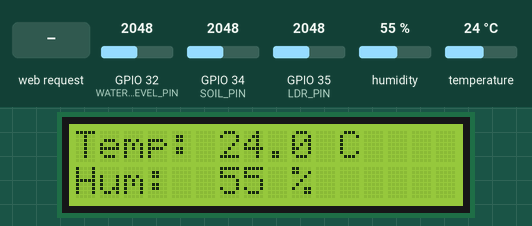
This sketch was run on a simulated ESP32. Parts: 16×2 character LCD. The test bench sets the inputs (shaded band); at power-on: humidity 55 %, GPIO 32 (WATER_LEVEL_PIN) = 2048, GPIO 34 (SOIL_PIN) = 2048, GPIO 35 (LDR_PIN) = 2048, temperature 24 °C. WiFi joins after 1.5 s; servers stay silent unless stated; what the sketch prints to the serial monitor is not drawn.

Above: at 4.8 s.
4.9 s: HTTP request GET /pump/on received
At 7.8 s:
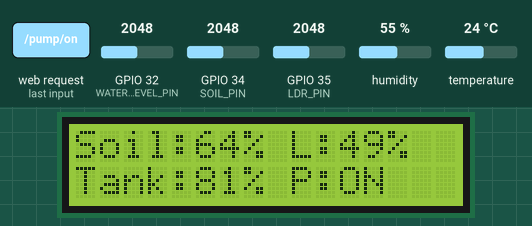
11.1 s: HTTP request GET /pump/off received
At 13.6 s:
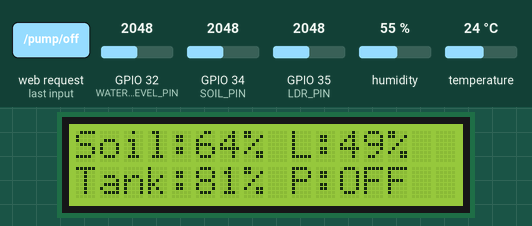
18.7 s: humidity set to 22 %
At 22.8 s:
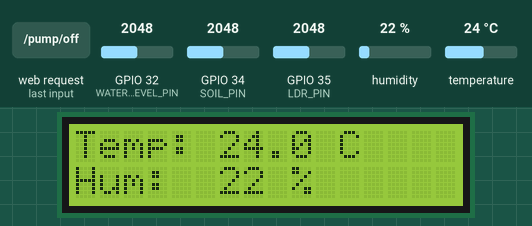
26.1 s: GPIO 32 (WATER_LEVEL_PIN) set to 2540
At 31.2 s:
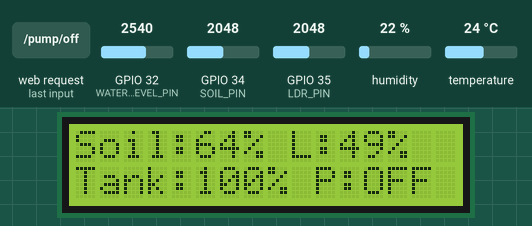
33.7 s: GPIO 34 (SOIL_PIN) set to 2540
At 37.1 s:
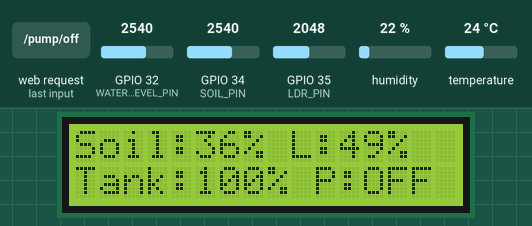
41.1 s: GPIO 35 (LDR_PIN) set to 2540
At 44.1 s:
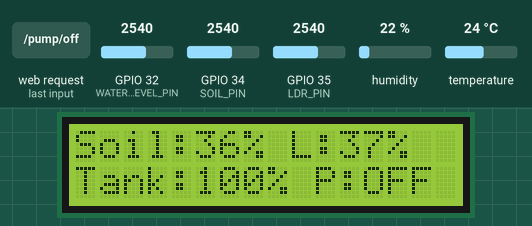
Timing chart, 0 to 45.6 s (numbered marks = the images above; inputs shaded):
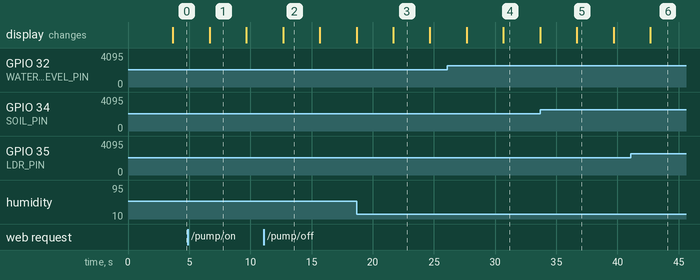

The sketch:

Agri_Smart_Final.ino
```cpp
/* =========================================================================================
 * ESP32 Smart Agriculture - 3.3V/5V Relay Voltage Hack & Dashboard Sync
 * ========================================================================================= */

#include <WiFi.h>
#include <WebServer.h>
#include <DHT.h>
#include <Wire.h>
#include <LiquidCrystal_I2C.h>

const char* ssid     = "TestNet";     // YOUR WIFI NAME
const char* password = "12345678";    // YOUR WIFI PASSWORD

#define SOIL_PIN        34
#define DHTPIN          4
#define DHTTYPE         DHT11
#define LDR_PIN         35
#define WATER_LEVEL_PIN 32
#define RELAY_PIN       26

const int SOIL_DRY_VAL = 3200;
const int SOIL_WET_VAL = 1400;
const int WATER_MIN_VAL = 100;
const int WATER_MAX_VAL = 2500;

DHT dht(DHTPIN, DHTTYPE);
LiquidCrystal_I2C lcd(0x27, 16, 2);
WebServer server(80);

bool pumpStatus = false;
unsigned long lastLcdUpdate = 0;
int lcdPage = 0;

void handleCors() {
  server.sendHeader("Access-Control-Allow-Origin", "*");
  server.sendHeader("Access-Control-Allow-Methods", "GET, POST, OPTIONS");
  server.sendHeader("Access-Control-Allow-Headers", "*");
  server.send(204);
}

void handleSensorData() {
  server.sendHeader("Access-Control-Allow-Origin", "*");
  float temp = dht.readTemperature();
  float hum = dht.readHumidity();

  int rawSoil = analogRead(SOIL_PIN);
  int soilPercent = constrain(map(rawSoil, SOIL_DRY_VAL, SOIL_WET_VAL, 0, 100), 0, 100);

  int rawLdr = analogRead(LDR_PIN);
  int lightPercent = constrain(map(rawLdr, 4095, 0, 0, 100), 0, 100);

  int rawWater = analogRead(WATER_LEVEL_PIN);
  int waterPercent = constrain(map(rawWater, WATER_MIN_VAL, WATER_MAX_VAL, 0, 100), 0, 100);

  if (isnan(temp)) temp = 28.5;
  if (isnan(hum)) hum = 68.0;

  String json = "{";
  json += "\"temperature\":" + String(temp, 1) + ",";
  json += "\"humidity\":" + String(hum, 0) + ",";
  json += "\"soil\":" + String(soilPercent) + ",";
  json += "\"light\":" + String(lightPercent) + ",";
  json += "\"waterLevel\":" + String(waterPercent) + ",";
  json += "\"pump\":" + String(pumpStatus ? "true" : "false");
  json += "}";

  server.send(200, "application/json", json);
}

// =========================================================================
// 🔥 THE SPECIAL RELAY VOLTAGE HACK FOR THE DASHBOARD BUTTONS
// =========================================================================

void handlePumpOn() {
  server.sendHeader("Access-Control-Allow-Origin", "*");
  pumpStatus = true;
  // To turn ON, we set the pin to OUTPUT and pull it to ground (0V)
  pinMode(RELAY_PIN, OUTPUT);
  digitalWrite(RELAY_PIN, LOW);
  server.send(200, "application/json", "{\"status\":\"success\",\"pump\":true}");
}

void handlePumpOff() {
  server.sendHeader("Access-Control-Allow-Origin", "*");
  pumpStatus = false;
  // To turn OFF, we change the pin to INPUT (High-Impedance).
  // This physically disconnects the signal, forcing the 5V relay to turn off!
  pinMode(RELAY_PIN, INPUT);
  server.send(200, "application/json", "{\"status\":\"success\",\"pump\":false}");
}
// =========================================================================

void updateLcdDisplay() {
  float temp = dht.readTemperature();
  float hum = dht.readHumidity();
  int rawSoil = analogRead(SOIL_PIN);
  int soilPercent = constrain(map(rawSoil, SOIL_DRY_VAL, SOIL_WET_VAL, 0, 100), 0, 100);
  int rawLdr = analogRead(LDR_PIN);
  int lightPercent = constrain(map(rawLdr, 4095, 0, 0, 100), 0, 100);
  int rawWater = analogRead(WATER_LEVEL_PIN);
  int waterPercent = constrain(map(rawWater, WATER_MIN_VAL, WATER_MAX_VAL, 0, 100), 0, 100);

  if (isnan(temp)) temp = 0.0;
  if (isnan(hum)) hum = 0.0;

  lcd.clear();

  if (lcdPage == 0) {
    lcd.setCursor(0, 0); lcd.print("Temp: "); lcd.print(temp, 1); lcd.print(" C");
    lcd.setCursor(0, 1); lcd.print("Hum:  "); lcd.print((int)hum); lcd.print(" %");
  }
  else if (lcdPage == 1) {
    lcd.setCursor(0, 0); lcd.print("Soil:"); lcd.print(soilPercent); lcd.print("% L:"); lcd.print(lightPercent); lcd.print("%");
    lcd.setCursor(0, 1); lcd.print("Tank:"); lcd.print(waterPercent); lcd.print("% P:"); lcd.print(pumpStatus ? "ON " : "OFF");
  }

  lcdPage++; if (lcdPage > 1) lcdPage = 0;
}

void setup() {
  Serial.begin(115200);

  // START WITH PUMP OFF USING THE HACK
  pinMode(RELAY_PIN, INPUT);

  dht.begin();
  Wire.begin(21, 22);
  lcd.init();
  lcd.backlight();

  lcd.setCursor(0, 0); lcd.print("   AgriSmart    ");
  lcd.setCursor(0, 1); lcd.print("    Welcome!    ");

  Serial.println("\n\n========================================");
  Serial.println("🌱 ESP32 Smart Agriculture Node Starting");
  Serial.println("========================================");

  Serial.print("📡 WiFi Connecting to: ");
  Serial.println(ssid);

  WiFi.mode(WIFI_STA);
  WiFi.begin(ssid, password);

  int retries = 0;
  while (WiFi.status() != WL_CONNECTED && retries < 40) {
    delay(500); Serial.print("."); retries++;
  }
  Serial.println();

  if (WiFi.status() == WL_CONNECTED) {
    Serial.println("\n✅ WiFi Connected Successfully!");
    Serial.println("==================================================");
    Serial.print("🎯 COPY THIS IP TO PASTE IN DASHBOARD: ");
    Serial.println(WiFi.localIP());
    Serial.println("==================================================");
  } else {
    Serial.println("\n❌ WiFi Connection Failed!");
  }

  delay(2000);

  server.on("/sensor", HTTP_GET, handleSensorData);
  server.on("/pump/on", HTTP_GET, handlePumpOn);
  server.on("/pump/off", HTTP_GET, handlePumpOff);
  server.on("/sensor", HTTP_OPTIONS, handleCors);
  server.on("/pump/on", HTTP_OPTIONS, handleCors);
  server.on("/pump/off", HTTP_OPTIONS, handleCors);
  server.begin();
}

void loop() {
  server.handleClient();

  if (millis() - lastLcdUpdate > 3000) {
    lastLcdUpdate = millis();
    updateLcdDisplay();
  }
}
```

Measured:
- after the input at 4.9 s, the display: changes after 1.8 s (image 1)
- after the input at 11.1 s, the display: changes after 1.6 s (image 2)
- after the input at 18.7 s, the display: changes after 3.0 s (image 3)
- after the input at 26.1 s, the display: first differs from a run without the input after 4.6 s (image 4)
- after the input at 33.7 s, the display: changes after 3.0 s (image 5)
- after the input at 41.1 s, the display: changes after 1.6 s (image 6)
- what the display in image 1 shows lasts 3.0 s, from 6.7 s to 9.7 s
